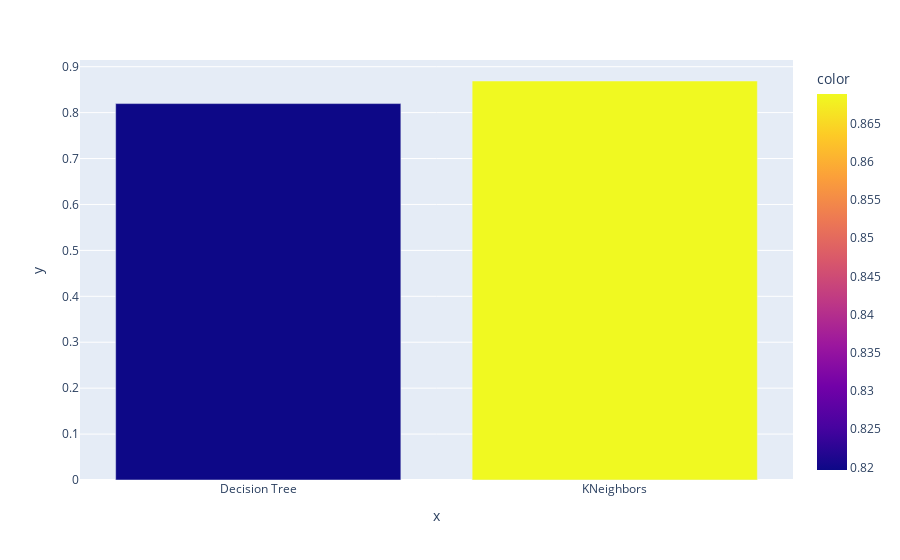

The cell this chart's notebook holds for it:
### Code cell
px.bar(df,x=algo,y=scores,color=scores)

### Figure 1 — Plotly figure (JSON) as saved in the notebook; plotly's stock layout.template omitted (floating-point values rounded to 4 significant figures)
{"data": [{"alignmentgroup": "True", "hoverlabel": {"namelength": 0}, "hovertemplate": "x=%{x}<br>y=%{y}<br>color=%{marker.color}", "legendgroup": "", "marker": {"color": [0.8197, 0.8689], "coloraxis": "coloraxis"}, "name": "", "offsetgroup": "", "orientation": "v", "showlegend": false, "textposition": "auto", "type": "bar", "x": ["Decision Tree", "KNeighbors"], "xaxis": "x", "y": [0.8197, 0.8689], "yaxis": "y"}], "layout": {"barmode": "relative", "coloraxis": {"colorbar": {"title": {"text": "color"}}, "colorscale": [[0, "#0d0887"], [0.1111, "#46039f"], [0.2222, "#7201a8"], [0.3333, "#9c179e"], [0.4444, "#bd3786"], [0.5556, "#d8576b"], [0.6667, "#ed7953"], [0.7778, "#fb9f3a"], [0.8889, "#fdca26"], [1, "#f0f921"]]}, "legend": {"tracegroupgap": 0}, "margin": {"t": 60}, "xaxis": {"anchor": "y", "domain": [0, 1], "title": {"text": "x"}}, "yaxis": {"anchor": "x", "domain": [0, 1], "title": {"text": "y"}}}}
